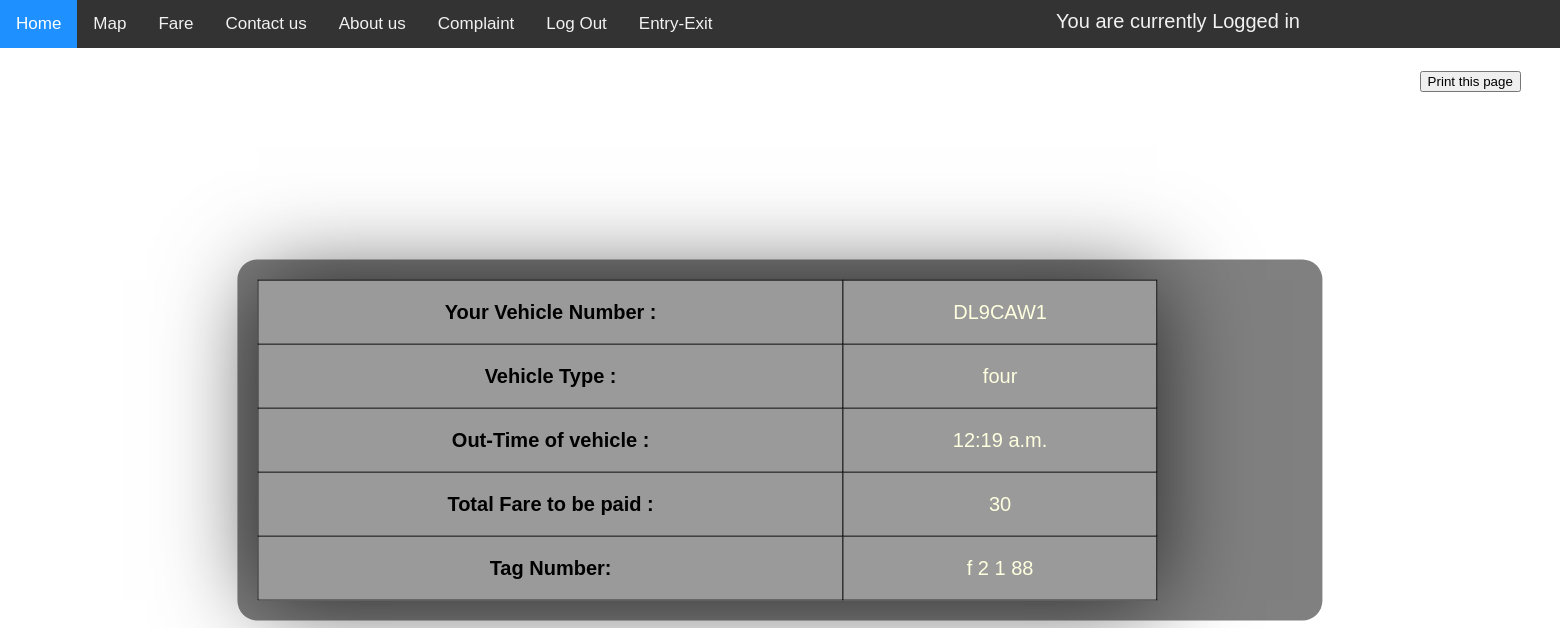
/printexit/, run on the app's committed database.
### parking/models.py (models this page shows, shortened)
class Vehicleexit(models.Model):
    vno = models.CharField(max_length=10,default='')
    vty = models.CharField(max_length=10, choices=VEHICLE_CHOICE, default='two')
    outtime = models.TimeField(null=True, blank=True)
    farem = models.CharField(max_length=4,null=True, blank=True)
    tno = models.CharField(max_length=10,default='')

### parking/views.py (the view)
# urls.py: path('printexit/', views.printexit, name='printexit'),
def printexit(request):
    obj = Vehicleexit.objects.filter().last()
    return render(request, 'printexit.html', {'obj':obj})

### parking/templates/printexit.html (shortened to what this page needs)
<!DOCTYPE html>
<!DOCTYPE html>
<html lang="en">
<head>
</head>
<body>
<div class="topnav">
  <a class="active" href="/">Home</a>
  <a href="/maps">Map</a>
    <a href="/fare">Fare</a>
  <a href="/contactus">Contact us</a>
    <a href="/aboutus">About us</a>
    <a href="/complaint">Complaint</a>
    <a href="/">Log Out</a>
    <a href="/entryex">Entry-Exit</a>
    <a><div class="toplg">You are currently Logged in</div></a>
<div class="bg-heading">
    <button onclick="myFunction()">Print this page</button>
</div>
<div class="bg-text">
{% if obj %}
<table>
<tbody>
  <tr>
      <td style="color: #000000;"><b>Your Vehicle Number :</b></td>
    <td style="text-align:center;">{{ obj.vno }}</td>
  </tr>
  <tr>
      <td style="color: #000000;"><b>Vehicle Type :</b></td>
    <td style="text-align:center;">{{ obj.vty }}</td>
  </tr>
  <tr>
      <td style="color: #000000;"><b>Out-Time of vehicle :</b></td>
    <td style="text-align:center;">{{ obj.outtime }}</td>
  </tr>
  <tr>
      <td style="color: #000000;"><b>Total Fare to be paid :</b></td>
    <td style="text-align:center;">{{ obj.farem }}</td>
  </tr>
  <tr>
      <td style="color: #000000;"><b>Tag Number:</b></td>
    <td style="text-align:center;">{{ obj.tno }}</td>
  </tr>
</tbody>
</table>
{% endif %}
</div>
</body>
</html>

### parking/templates/printexit.html (style rules this page uses)
body, html { height: 100%; margin: 0; font-family: Arial, Helvetica, sans-serif; }
.bg-heading { font-family: Verlag,museo-sans,'Helvetica Neue',Helvetica,Arial,sans-serif; position: absolute; top: 10%; left: 126%; transform: translate(-50%, -50%); z-index: 2; width: 70%; height: 40% text-align: center; }
.bg-text { border-radius: 20px; background-color: rgb(128, 128, 128); font-family: "Helvetica", Times, serif; color: black; position: absolute; top: 55%; left: 50%; transform: translate(-50%, -50%); z-index: 2; width: 67%; padding: 20px; text-align: center; }
body { margin: 0; font-family: Arial, Helvetica, sans-serif; }
.topnav { overflow: hidden; background-color: #333; }
.topnav a { float: left; color: #f2f2f2; text-align: center; padding: 14px 16px; text-decoration: none; font-size: 17px; }
.topnav a.active { background-color: #1E90FF; color: white; }
.toplg { position: absolute; top: 10px; right: 260px; font-size: 20px; }
table { width: 900px; border-collapse: collapse; overflow: hidden; box-shadow: 0 0 90px rgba(0,0,0,0.7); }
th, td { padding: 15px; background-color: rgba(255,255,255,0.2); border: 1px solid black; color: #FFFFE0; padding: 20px; font-size : 20px; }

### data on the page
Vehicleexit: vno "DL9CAW1", vty "four", outtime "12:19 a.m.", farem "30", tno "f 2 1 88"
